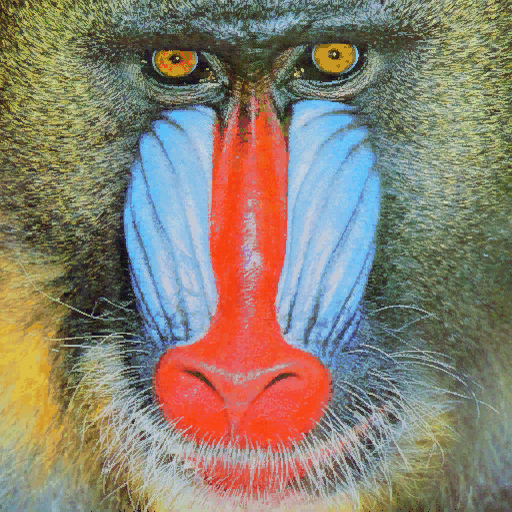
#> input picture mandril.jpg, 512 x 512 px
$ jupyter execute VC_P2.ipynb   (older library calls are emulated)   (text cells are left out)
#> lines starting #> are read from the running program, lines starting #| are printed output that depends on the picture; long printed decimals are rounded
[cell 1]
import cv2
import numpy as np
import matplotlib.pyplot as plt
from PIL import Image, ImageDraw, ImageFont

img = cv2.imread('mandril.jpg')
#> img is the input picture: shape (512, 512, 3); mean B, G, R 112.9, 128.5, 137.5
img_rgb = cv2.cvtColor(img, cv2.COLOR_BGR2RGB)

#Conversión de la imagen a niveles de grises de la imagen original en BGR
gris = cv2.cvtColor(img, cv2.COLOR_BGR2GRAY)

#El contenido de la imagen resultado de Canny, son valores 0 o 255, lo compruebas al descomentar
canny = cv2.Canny(gris, 64, 224) #prueba a jugar con umbrales (entre 0 y 255)
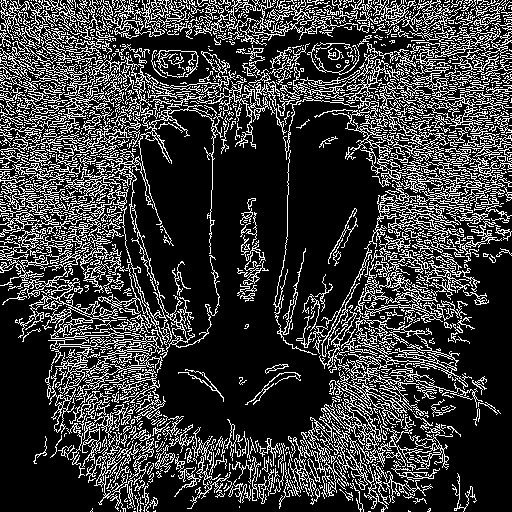
#> canny: shape (512, 512); 23.1% white in thin lines or dots

#Cuenta el número de píxeles blancos (255) por fila
row_counts = cv2.reduce(canny, 1, cv2.REDUCE_SUM, dtype=cv2.CV_32SC1)
#> row_counts = 512 values, max 56100 at index 12, min 5865 at index 509, mean 30124.9

#Normaliza en base al número de COLUMNAS, primer valor devuelto por shape, y al valor máximo del píxel (255)
#El resultado será el número de píxeles blancos por FILA

rows = row_counts / (255 * canny.shape[1])
#> rows = 512 values, max 0.43 at index 12, min 0.0449 at index 509, mean 0.231
fila_max = np.argmax(rows)
#> fila_max = 12

#Muestra dicha cuenta gráficamente
plt.figure()
plt.subplot(1, 2, 1)
plt.axis("off")
plt.title("Canny")
plt.imshow(canny, cmap='gray')

# Flechita para indicar fila con máximo de pixels blancos
plt.annotate(
    '',                      # Texto vacío (solo queremos la flecha)
    xy=(80, 12),             # Coordenadas de la PUNTA de la flecha
    xytext=(20, 50),         # Coordenadas de la COLA de la flecha
    arrowprops=dict(
        facecolor='yellow',  # Color de relleno de la flecha
        edgecolor='black',   # Color del borde
        shrink=0.05,         # Espacio libre en los extremos
        width=4,             # Grosor del cuerpo de la flecha
        headwidth=10         # Ancho de la cabeza de la flecha
    )
)

# Fila con el máximo valor de píxeles blancos
plt.axhline(y=fila_max, color='yellow', linestyle='-')

print("Fila con el máximo valor de píxeles blancos:", fila_max, "\n")
#| Fila con el máximo valor de píxeles blancos: 12

# Filas con valor del 90% del máximo anterior
for i in range(0,len(rows)):
    if (rows[i] > rows[fila_max] * 0.90) & (i != fila_max):
        print("Fila @ 90%:  ", i, "\tValor: ", rows[i])
        plt.axhline(i, color='red', linestyle='-')
#> this loop made 512 passes
#| Fila @ 90%:   6 	Valor:  [0.3906]
#| Fila @ 90%:   15 	Valor:  [0.4043]
#| Fila @ 90%:   20 	Valor:  [0.3945]
#| Fila @ 90%:   21 	Valor:  [0.4004]
#| Fila @ 90%:   88 	Valor:  [0.3945]
#> (further printed lines are left out)

plt.subplot(1, 2, 2)
plt.title("Respuesta de Canny")
plt.xlabel("Filas")
plt.ylabel("% píxeles")
plt.plot(rows)

# Guardar la imagen en el disco
plt.savefig("img/tarea_1.png")
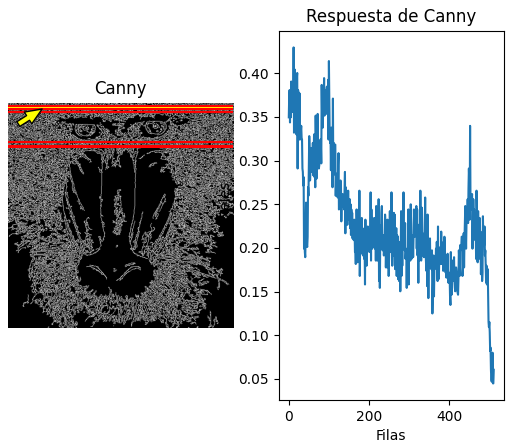
#> figure drawn by matplotlib, 2 panels; panel 2: curve peaks at x = 12, y = 0.43
#Rango en eje "y" definido por las filas
print(canny.shape[1])
#| 512
plt.xlim([0, canny.shape[0]])
#> Out = (0, 512)

[cell 2]
from pathlib import Path

import cv2
import numpy as np
import matplotlib.pyplot as plt
from mpl_toolkits.axes_grid1 import make_axes_locatable
from IPython.display import display, Markdown

# Umbrales de los detectores
umbralMinCanny = 100
umbralMaxCanny = 200
valorUmbralSobel = 130

# Cargar imagen
mandril = cv2.imread('mandril.jpg')
if mandril is None:
    raise FileNotFoundError('No se encuentra mandril.jpg')

gris = cv2.cvtColor(mandril, cv2.COLOR_BGR2GRAY)

# Sobel convertido a 8 bits y umbralizado
gauss_gris = cv2.GaussianBlur(gris, (3, 3), 0)
sobelx = cv2.Sobel(gauss_gris, cv2.CV_64F, 1, 0)
sobely = cv2.Sobel(gauss_gris, cv2.CV_64F, 0, 1)
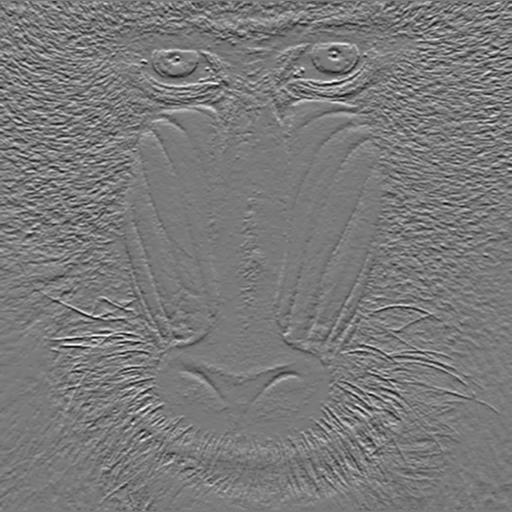
#> sobely: shape (512, 512) float64; min -384, max 418, mean 0.2; drawn with min black and max white
sobel8 = cv2.convertScaleAbs(cv2.add(sobelx, sobely))
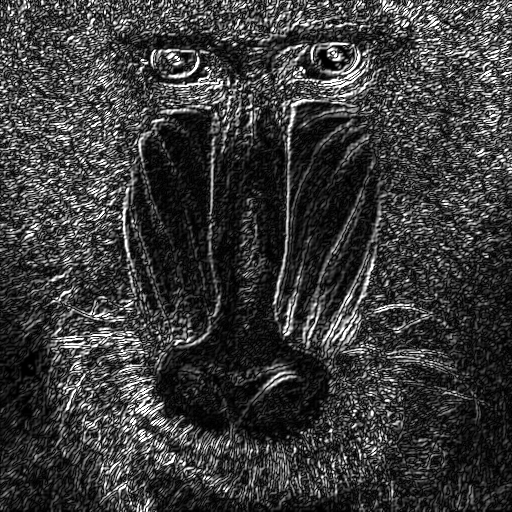
#> sobel8: shape (512, 512); min 0, max 255, mean 58.4

_, sobel_umbralizado = cv2.threshold(
    sobel8, valorUmbralSobel, 255, cv2.THRESH_BINARY
)
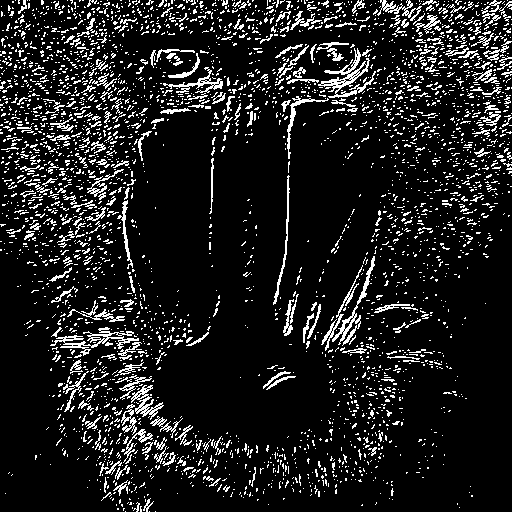
#> sobel_umbralizado: shape (512, 512); 11.9% white in thin lines or dots

# Canny
canny = cv2.Canny(gris, umbralMinCanny, umbralMaxCanny)
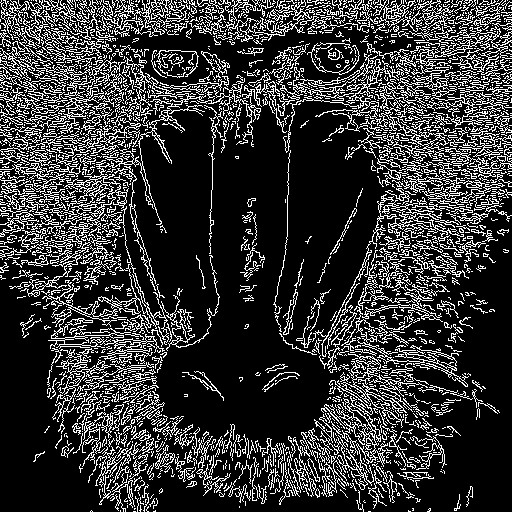
#> canny: shape (512, 512); 21.2% white in thin lines or dots

metodos = [
    (f'Canny ({umbralMinCanny}, {umbralMaxCanny})', canny),
    (f'Sobel umbralizado ({valorUmbralSobel})', sobel_umbralizado)
]

# Calcular resultados
resultados = {}

for nombre, bordes in metodos:
    recuento_filas = np.count_nonzero(bordes, axis=1)
    recuento_columnas = np.count_nonzero(bordes, axis=0)

    fila_max = int(recuento_filas.max())
    col_max = int(recuento_columnas.max())

    resultados[nombre] = dict(
        maxfil=fila_max,
        maxcol=col_max,
        filas=np.flatnonzero(recuento_filas > 0.90 * fila_max),
        columnas=np.flatnonzero(recuento_columnas > 0.90 * col_max),
        total=int(np.count_nonzero(bordes)),
        recuento_filas=recuento_filas,
        recuento_columnas=recuento_columnas
    )
#> this loop made 2 passes
#> (nombre, fila_max, col_max) on passes 1 to 2: ('Canny (100, 200)', 220, 187), ('Sobel umbralizado (130)', 161, 179)
#> after the loop, resultados = 2 items

# Generar tabla y detalle
tabla = """
| Método detector | Máximo por fila | Máximo por columna | Filas seleccionadas | Columnas seleccionadas | Píxeles no nulos |
|---|---:|---:|---:|---:|---:|
"""

detalle = ""

for nombre, datos in resultados.items():
    porcentaje = 100 * datos['total'] / gris.size

    tabla += (
        f"| {nombre} | {datos['maxfil']} | {datos['maxcol']} "
        f"| {len(datos['filas'])} | {len(datos['columnas'])} "
        f"| {datos['total']} ({porcentaje:.2f} %) |\n"
    )

    detalle += f"""
### {nombre}

- **Máximo de píxeles por fila:** {datos['maxfil']}; límite del 90 %: {0.90 * datos['maxfil']:.2f}.
- **Filas por encima del 90 % ({len(datos['filas'])}):** {datos['filas'].tolist()}.
- **Máximo de píxeles por columna:** {datos['maxcol']}; límite del 90 %: {0.90 * datos['maxcol']:.2f}.
- **Columnas por encima del 90 % ({len(datos['columnas'])}):** {datos['columnas'].tolist()}.
- **Total de píxeles no nulos:** {datos['total']} ({porcentaje:.2f} %).

"""
#> this loop made 2 passes

# 1. Mostrar primero el detalle de los resultados
display(Markdown(f"""
## Resultados detallados

{detalle}
"""))

# 2. Crear y mostrar los plots
fig, axes = plt.subplots(1, 2, figsize=(18, 10))
fig.subplots_adjust(
    left=0.04, right=0.98, bottom=0.06, top=0.94,
    hspace=0.30, wspace=0.25
)

for panel, (nombre, bordes) in enumerate(metodos):
    datos = resultados[nombre]

    recuento_filas = datos['recuento_filas']
    recuento_columnas = datos['recuento_columnas']
    fila_max = datos['maxfil']
    col_max = datos['maxcol']
    filas = datos['filas']
    columnas = datos['columnas']

    ax_imagen = axes[panel]
    ax_imagen.imshow(bordes, cmap='gray', vmin=0, vmax=255)

    for y in filas:
        ax_imagen.axhline(y, color='red', linewidth=1, alpha=0.7)

    for x in columnas:
        ax_imagen.axvline(x, color='cyan', linewidth=1, alpha=0.7)

    # Primera fila y columna que alcanzan el máximo
    indice_fila_max = int(np.argmax(recuento_filas))
    indice_columna_max = int(np.argmax(recuento_columnas))

    ax_imagen.axhline(
        indice_fila_max, color='yellow', linewidth=1.2, zorder=5
    )
    ax_imagen.axvline(
        indice_columna_max, color='yellow', linewidth=1.2, zorder=5
    )

    ax_imagen.set_title(
        f'{nombre}\nFilas: rojo / Columnas: cian / Amarillo: máximo'
    )
    ax_imagen.axis('off')

    divisor = make_axes_locatable(ax_imagen)
    ax_filas = divisor.append_axes(
        'left', size='45%', pad=0.15, sharey=ax_imagen
    )
    ax_columnas = divisor.append_axes(
        'bottom', size='30%', pad=0.15, sharex=ax_imagen
    )

    # Recuento por filas
    ax_filas.plot(
        recuento_filas, np.arange(len(recuento_filas)), linewidth=1
    )
    ax_filas.axvline(
        0.90 * fila_max, color='red', linestyle='--'
    )
    ax_filas.scatter(
        recuento_filas[filas], filas, color='red', s=12
    )
    ax_filas.set(
        xlabel='Nº píxeles',
        ylabel='Fila',
        title='Recuento por filas',
        xlim=(0, max(1, fila_max * 1.1))
    )
    ax_filas.set_ylim(bordes.shape[0] - 0.5, -0.5)

    # Recuento por columnas
    ax_columnas.plot(recuento_columnas, linewidth=1)
    ax_columnas.axhline(
        0.90 * col_max,
        color='red',
        linestyle='--',
        label='0.90 × máximo'
    )
    ax_columnas.scatter(
        columnas, recuento_columnas[columnas], color='red', s=12
    )
    ax_columnas.set(
        xlabel='Columna',
        ylabel='Nº píxeles',
        xlim=(-0.5, bordes.shape[1] - 0.5)
    )
    ax_columnas.legend(fontsize=8)
#> this loop made 2 passes
#> (panel, nombre, fila_max, col_max, filas, indice_fila_max, indice_columna_max) on pass 1: (0, 'Canny (100, 200)', 220, 187, [6, 12, 15, 20, 21, 88, 100], 12, 104)

# Guardar y mostrar la figura
Path('img').mkdir(exist_ok=True)
fig.savefig('img/tarea_2.png')
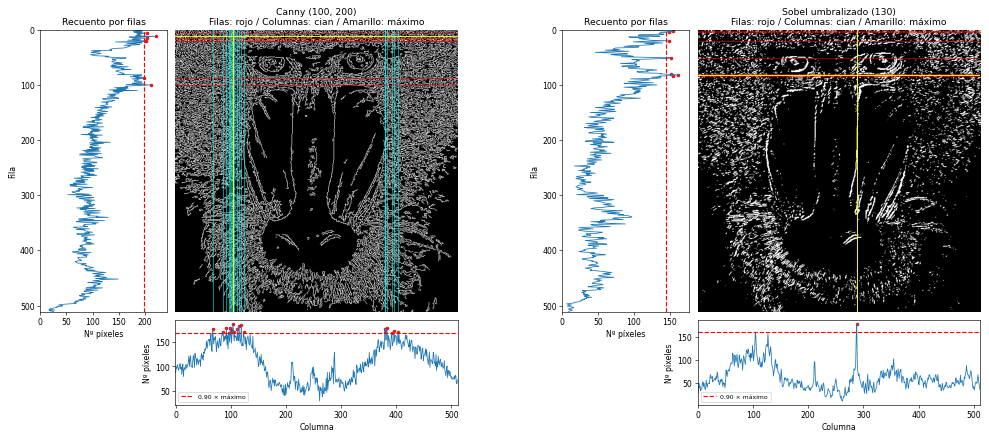
#> figure drawn by matplotlib, 6 panels; panel 4: curve peaks at x = 104, y = 187; panel 6: curve peaks at x = 288, y = 179
plt.show()
plt.close(fig)

# 3. Mostrar finalmente la comparación y la tabla
comparacion = f"""
## Comparación de resultados entre Canny y Sobel

- Se aplica suavizado Gaussiano previo y el umbral `{valorUmbralSobel}` a **Sobel convertido a 8 bits**, comparándose frente a Canny ({umbralMinCanny}, {umbralMaxCanny}).
- Se cuentan los píxeles no nulos mediante `np.count_nonzero`: `axis=1` para filas y `axis=0` para columnas.
- Se seleccionan las filas y columnas cuyo recuento supera el **90 % del máximo correspondiente**.
- Las líneas rojas marcan las filas seleccionadas y las cian, las columnas.
- Las líneas amarillas marcan la primera fila y columna que alcanzan el máximo.

{tabla}
"""

display(Markdown(comparacion))

[cell 3]
import cv2
import numpy as np

# Parámetros de la simulación
RADIO = 22
GRAVEDAD = 980.0
REBOTE = 0.75
UMBRAL_GOLPE = 0.20
IMPULSO_VERTICAL = 550.0
ESPERA_ENTRE_GOLPES = 0.20

# [29 lines left out: functions histograma_normalizado, variacion_histograma, variacion_en_zona_pelota, not called in this run]

# Abre la webcam
vid = cv2.VideoCapture(0)

gris_anterior = None
posicion = None

# Velocidad inicial HORIZONTAL de la pelota.
velocidad = np.array([180.0, 0.0], dtype=np.float64)
#> velocidad = [180, 0]

ultimo_instante = cv2.getTickCount() / cv2.getTickFrequency()
ultimo_golpe = -np.inf
#> ultimo_golpe = -inf

ventana_webcam = "Webcam - pelota"

cv2.namedWindow(ventana_webcam, cv2.WINDOW_AUTOSIZE)

ventanas_colocadas = False

while True:
    ret, frame = vid.read()
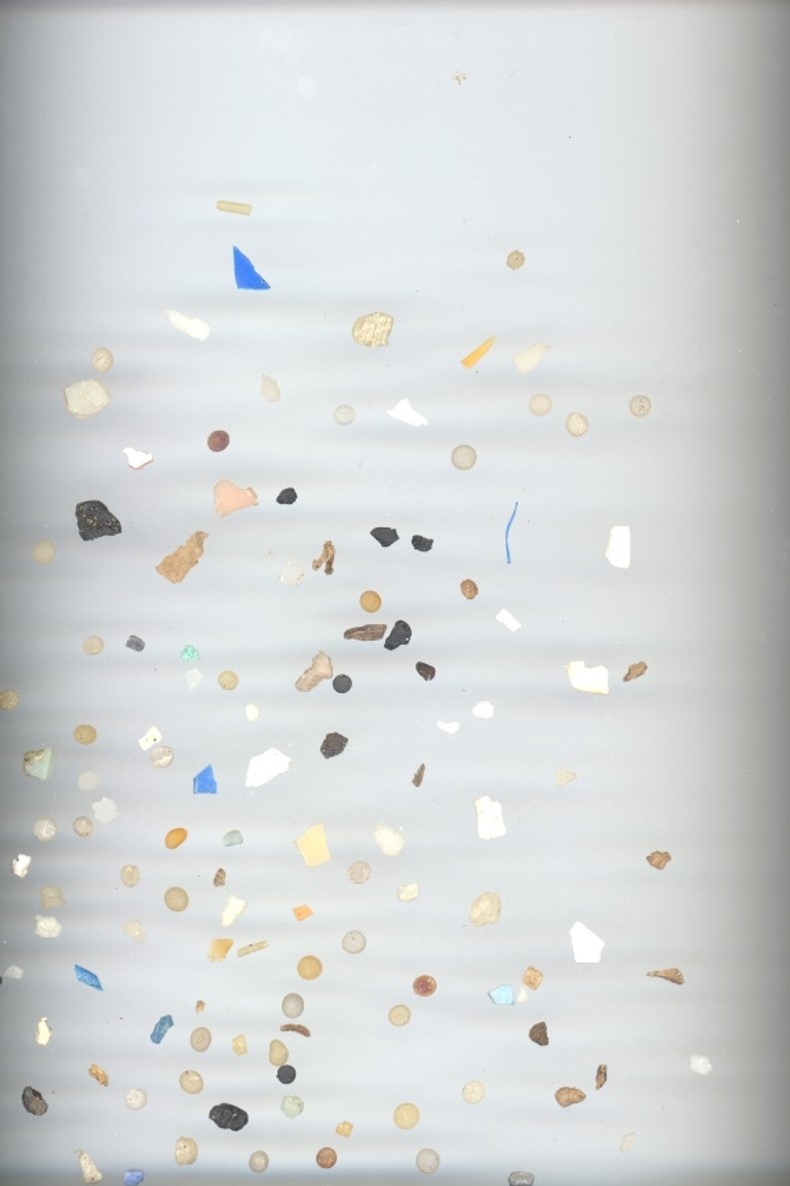
#> input picture MPs_test.jpg, 790 x 1186 px, given in place of the camera
#> frame is the input picture: shape (1186, 790, 3); mean B, G, R 213.9, 213.8, 210.9

    if not ret:
        print("Problemas con la webcam")
        break

    # Efecto espejo en la webcam
    frame = cv2.flip(frame, 1)

    alto, ancho = frame.shape[:2]
    gris = cv2.cvtColor(frame, cv2.COLOR_BGR2GRAY)
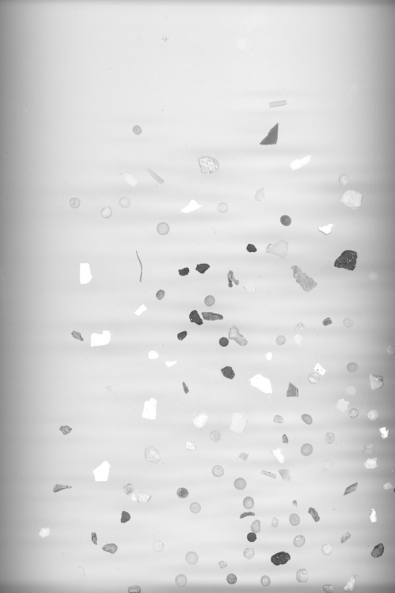
#> gris: shape (1186, 790) (shown at 1/2 size); min 60, max 255, mean 213

    # Tiempo transcurrido desde el fotograma anterior para calcular nueva posición de la pelota
    ahora = cv2.getTickCount() / cv2.getTickFrequency()
    dt = ahora - ultimo_instante
    ultimo_instante = ahora

    # Posición inicial de la pelota
    if posicion is None:
        posicion = np.array([ancho / 2.0, RADIO + 15.0], np.float64)
#> posicion = [395, 37]

    variacion = 0.0

    # Detección del golpe mediante variación del histograma
    if gris_anterior is not None and gris_anterior.shape == gris.shape:
        variacion = variacion_en_zona_pelota(gris, gris_anterior, int(posicion[0]), int(posicion[1]), RADIO)
        tiempo_desde_golpe = ahora - ultimo_golpe

        if variacion >= UMBRAL_GOLPE and tiempo_desde_golpe >= ESPERA_ENTRE_GOLPES:
            # El golpeo solo modifica la velocidad vertical.
            velocidad[1] = -max(IMPULSO_VERTICAL, abs(velocidad[1]) * 0.9)
            ultimo_golpe = ahora

    # Aplica la gravedad
    velocidad[1] += GRAVEDAD * dt

    # Actualiza la posición
    posicion += velocidad * dt
#> posicion = [441.3, 101.8]

    # Rebote con el borde izquierdo
    if posicion[0] - RADIO < 0:
        posicion[0] = RADIO
        velocidad[0] = abs(velocidad[0]) * REBOTE

    # Rebote con el borde derecho
    elif posicion[0] + RADIO >= ancho:
        posicion[0] = ancho - RADIO - 1
        velocidad[0] = -abs(velocidad[0]) * REBOTE

    # Rebote con el borde superior
    if posicion[1] - RADIO < 0:
        posicion[1] = RADIO
        velocidad[1] = abs(velocidad[1]) * REBOTE

    # Rebote con el borde inferior
    elif posicion[1] + RADIO >= alto:
        posicion[1] = alto - RADIO - 1
        velocidad[1] = -abs(velocidad[1]) * REBOTE

        # Evita rebotes mínimos continuos
        if abs(velocidad[1]) < 70.0:
            velocidad[1] = 0.0

    centro = tuple(np.rint(posicion).astype(int))
#> centro = (441, 102)

    # Indica visualmente que se ha detectado un golpe
    golpe_detectado = ahora - ultimo_golpe < 0.12
#> golpe_detectado = False

    if golpe_detectado:
        cv2.circle(frame, centro, RADIO + 8, (0, 255, 0), 2, cv2.LINE_AA)

    # Dibuja la pelota con borde
    cv2.circle(frame, centro, RADIO, (0, 255, 0), -1, cv2.LINE_AA)
    cv2.circle(frame, centro, RADIO, (0, 0, 0), 2, cv2.LINE_AA)

    cv2.putText(frame, "Golpea por debajo de la pelota | R: reiniciar | ESC: salir", (10, 24), cv2.FONT_HERSHEY_SIMPLEX, 0.48, (255, 255, 255), 1, cv2.LINE_AA)
#> frame: shape (1186, 790, 3); mean B, G, R 213.5, 213.8, 210.5

    cv2.imshow(ventana_webcam, frame)

    # Guarda el fotograma para la siguiente comparación
    gris_anterior = gris.copy()

    tecla = cv2.waitKey(1) & 0xFF
#> (key Esc is pressed here)

    if tecla == 27:
        break

    if tecla in (ord("r"), ord("R")):
        posicion[:] = (ancho / 2.0, RADIO + 15.0)
        velocidad[:] = (180.0, 0.0)
        gris_anterior = None

vid.release()
cv2.destroyAllWindows()

[cell 4]
import cv2
import numpy as np

vid = cv2.VideoCapture(0)

disponible = 0
frames_congelados = 0
ultimo_frame_valido = None

cristal = cv2.imread('cristal.png')
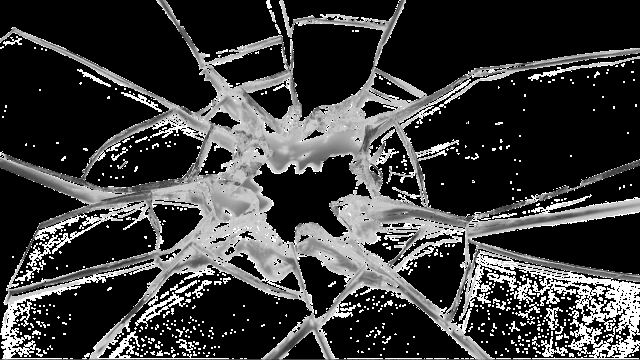
#> input picture cristal.png, 640 x 360 px
#> cristal is the input picture: shape (360, 640, 3); min 0, max 255, mean 60.5

while(True):
    ret, frame = vid.read()

    if ret:
        # Efecto espejo y conversión a grises
        frame = cv2.flip(frame,1)
        gris = cv2.cvtColor(frame, cv2.COLOR_BGR2GRAY)
        alto, ancho, _ = frame.shape

        if disponible > 0:
            dif = cv2.absdiff(gris, pgris)
            _, imgdif = cv2.threshold(dif, 25, 255, cv2.THRESH_BINARY)

            col_counts = cv2.reduce(imgdif, 0, cv2.REDUCE_SUM, dtype=cv2.CV_32SC1)
            cols = col_counts[0] / (255 * alto)

            # Congela si cambia >= 60% de la imagen
            if np.sum(imgdif == 255) / imgdif.size >= 0.60:
                frames_congelados = 80 # 2 segundos aprox
                ultimo_frame_valido = frame.copy()

            # Modo normal: seguimiento e histograma
            if frames_congelados == 0:
                display_frame = frame.copy()

                col_max = np.argmax(cols)

                # Marca la columna con mayor movimiento
                if cols[col_max] > 0.05:
                    cv2.line(display_frame, (col_max,0), (col_max, alto), (0,0,255), 2)

                # Dibuja el histograma inferior
                for x in range(ancho):
                    altura_barra = int(cols[x] * 150)
                    cv2.line(display_frame, (x, alto), (x, alto - altura_barra), (0, 255, 0), 1)

            else:
                display_frame = ultimo_frame_valido.copy()
                cristal_res = cv2.resize(cristal, (ancho, alto))
                # Superposición del cristal mediante máscara binaria
                cristal_gris = cv2.cvtColor(cristal_res, cv2.COLOR_BGR2GRAY)
                _, mask = cv2.threshold(cristal_gris, 30, 255, cv2.THRESH_BINARY)
                mask_inv = cv2.bitwise_not(mask)

                fondo = cv2.bitwise_and(display_frame, display_frame, mask=mask_inv)
                grietas = cv2.bitwise_and(cristal_res, cristal_res, mask=mask)
                display_frame = cv2.add(fondo, grietas)

                frames_congelados -= 1

            cv2.imshow('Cam', display_frame)

        else:
            disponible = 1

        pgris = gris.copy()

    if cv2.waitKey(20) == 27:
#> (key Esc is pressed here)
        break

vid.release()
cv2.destroyAllWindows()
